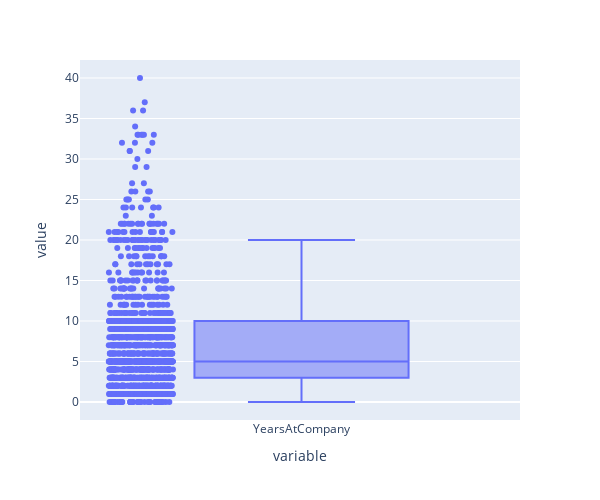

Notebook cell for this chart:
### Code cell
box9.show()
"""
Column: YearsAtCompany
Outliers: Yes
Max: 20
Min: 3
Median: 5
Box Limit: 3 - 10 
"""

### Figure 1 — Plotly figure (JSON) as saved in the notebook; plotly's stock layout.template omitted (floating-point values rounded to 4 significant figures; data arrays with more than 128 entries replaced by an {"elided": "..."} marker saying what was removed)
{"data": [{"alignmentgroup": "True", "boxpoints": "all", "hovertemplate": "variable=%{x}<br>value=%{y}<extra></extra>", "legendgroup": "", "marker": {"color": "#636efa"}, "name": "", "notched": false, "offsetgroup": "", "orientation": "v", "showlegend": false, "type": "box", "x": {"elided": "1676 str values"}, "x0": " ", "xaxis": "x", "y": {"elided": "1676 int values"}, "y0": " ", "yaxis": "y"}], "layout": {"boxmode": "group", "height": 500, "legend": {"tracegroupgap": 0}, "margin": {"t": 60}, "width": 600, "xaxis": {"anchor": "y", "domain": [0, 1], "title": {"text": "variable"}}, "yaxis": {"anchor": "x", "domain": [0, 1], "title": {"text": "value"}}}}
